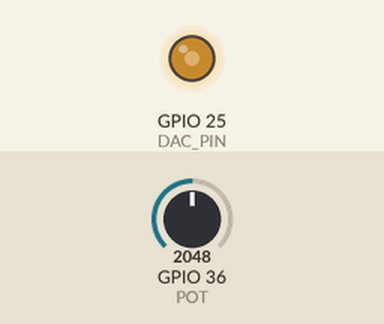
This sketch was run on a simulated ESP32. On the bench: output pins drawn as LEDs (lit = HIGH). Inputs (shaded band) come from the test bench; at power-on: GPIO 36 (POT) = 2048 (analog values on the 0–4095 scale). What the sketch prints to the serial monitor is not drawn.

Above: at 1.8 s.
1.9 s: GPIO 36 (POT) set to 2866
At 4.0 s:
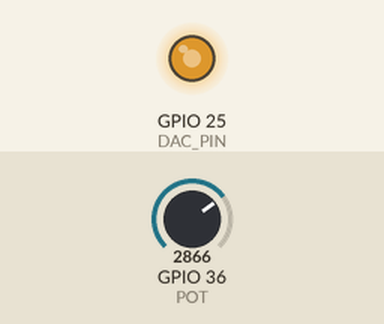
4.5 s: GPIO 36 (POT) set to 3603
At 6.4 s:
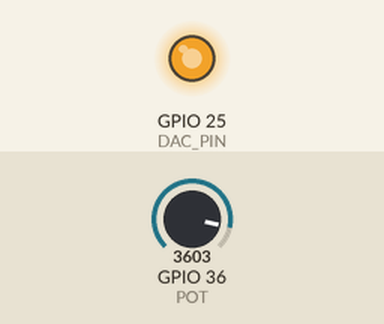
7.5 s: GPIO 36 (POT) set to 491
At 9.9 s:
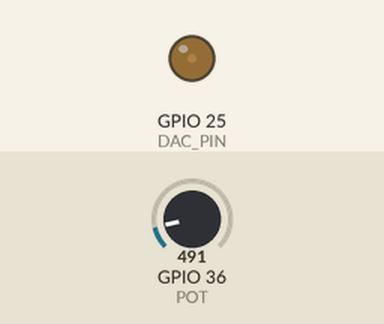
Timing chart, 0 to 11.4 s (numbered marks = the images above; inputs shaded):
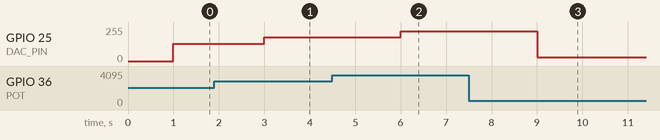

The sketch:

POTENT.ino
```cpp
/*======================================================
             Potentiometer
========================================================
Description:
This program reads an analog input from a potentiometer
on GPIO 36 using an 8-bit ADC resolution (0-255). It
computes the input voltage, prints the ADC value and
voltage to the Serial Monitor, and writes the value to
DAC pin GPIO 25 to produce an analog voltage output.

Programmer:
  Althea Jane Cordova

Date:
  14 October 2026
-----------------------------------------------------*/
//GPIO pins

const byte POT = 36;
const byte DAC_PIN = 25;

//variable

int adc_val = 0;
float voltage_in = 0;

void setup() {
  pinMode(POT, INPUT);
  analogReadResolution(8);
  pinMode(DAC_PIN, OUTPUT);
  Serial.begin(9600);
}


void loop() {
  adc_val = analogRead(POT);
  Serial.printf("ADC Numeric Value: %d\n", adc_val);
  delay(500);

  voltage_in = (adc_val/255.0)*3.3;
  Serial.printf("Input Voltage : % 2f\n ", voltage_in);
  delay(500);
  //
  dacWrite(DAC_PIN, adc_val);
}
```

Measured:
- after the input at 1.9 s, GPIO 25 (DAC_PIN): 128/255 → 179/255 after 1.1 s
- after the input at 4.5 s, GPIO 25 (DAC_PIN): 179/255 → 225/255 after 1.5 s
- after the input at 7.5 s, GPIO 25 (DAC_PIN): 225/255 → 30/255 after 1.5 s
